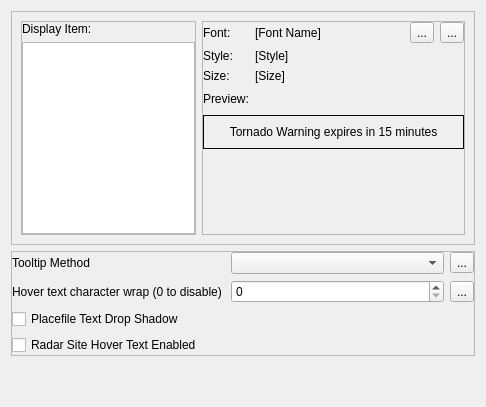
         <widget class="QWidget" name="text">
          <layout class="QVBoxLayout" name="verticalLayout_5">
           <item>
            <widget class="QFrame" name="frame_4">
             <property name="frameShape">
              <enum>QFrame::Shape::StyledPanel</enum>
             </property>
             <property name="frameShadow">
              <enum>QFrame::Shadow::Plain</enum>
             </property>
             <layout class="QGridLayout" name="gridLayout_8" columnstretch="2,3">
              <item row="0" column="0">
               <widget class="QFrame" name="frame_5">
                <property name="frameShape">
                 <enum>QFrame::Shape::StyledPanel</enum>
                </property>
                <property name="frameShadow">
                 <enum>QFrame::Shadow::Raised</enum>
                </property>
                <layout class="QGridLayout" name="gridLayout_9">
                 <property name="leftMargin">
                  <number>0</number>
                 </property>
                 <property name="topMargin">
                  <number>0</number>
                 </property>
                 <property name="rightMargin">
                  <number>0</number>
                 </property>
                 <property name="bottomMargin">
                  <number>0</number>
                 </property>
                 <item row="0" column="0" colspan="2">
                  <widget class="QLabel" name="label_10">
                   <property name="text">
                    <string>Display Item:</string>
                   </property>
                  </widget>
                 </item>
                 <item row="1" column="0" colspan="2">
                  <widget class="QListView" name="fontListView"/>
                 </item>
                </layout>
               </widget>
              </item>
              <item row="0" column="1">
               <widget class="QFrame" name="frame_6">
                <property name="frameShape">
                 <enum>QFrame::Shape::StyledPanel</enum>
                </property>
                <property name="frameShadow">
                 <enum>QFrame::Shadow::Raised</enum>
                </property>
                <layout class="QGridLayout" name="gridLayout_6">
                 <property name="leftMargin">
                  <number>0</number>
                 </property>
                 <property name="topMargin">
                  <number>0</number>
                 </property>
                 <property name="rightMargin">
                  <number>0</number>
                 </property>
                 <property name="bottomMargin">
                  <number>0</number>
                 </property>
                 <item row="8" column="0">
                  <spacer name="verticalSpacer_5">
                   <property name="orientation">
                    <enum>Qt::Orientation::Vertical</enum>
                   </property>
                   <property name="sizeHint" stdset="0">
                    <size>
                     <width>20</width>
                     <height>40</height>
                    </size>
                   </property>
                  </spacer>
                 </item>
                 <item row="7" column="0" colspan="5">
                  <widget class="QFrame" name="frame_7">
                   <property name="frameShape">
                    <enum>QFrame::Shape::Panel</enum>
                   </property>
                   <property name="frameShadow">
                    <enum>QFrame::Shadow::Plain</enum>
                   </property>
                   <layout class="QVBoxLayout" name="verticalLayout_7">
                    <item>
                     <widget class="QLabel" name="fontPreviewLabel">
                      <property name="text">
                       <string>Tornado Warning expires in 15 minutes</string>
                      </property>
                      <property name="alignment">
                       <set>Qt::AlignmentFlag::AlignCenter</set>
                      </property>
                      <property name="wordWrap">
                       <bool>true</bool>
                      </property>
                     </widget>
                    </item>
                   </layout>
                  </widget>
                 </item>
                 <item row="0" column="3">
                  <widget class="QToolButton" name="fontSelectButton">
                   <property name="text">
                    <string>...</string>
                   </property>
                  </widget>
                 </item>
                 <item row="3" column="2">
                  <widget class="QLabel" name="fontStyleLabel">
                   <property name="text">
                    <string>[Style]</string>
                   </property>
                  </widget>
                 </item>
                 <item row="0" column="2">
                  <widget class="QLabel" name="fontNameLabel">
                   <property name="text">
                    <string>[Font Name]</string>
                   </property>
                  </widget>
                 </item>
                 <item row="5" column="2">
                  <widget class="QLabel" name="fontSizeLabel">
                   <property name="text">
                    <string>[Size]</string>
                   </property>
                  </widget>
                 </item>
                 <item row="0" column="0">
                  <widget class="QLabel" name="label_11">
                   <property name="text">
                    <string>Font:</string>
                   </property>
                  </widget>
                 </item>
                 <item row="3" column="0">
                  <widget class="QLabel" name="label_15">
                   <property name="text">
                    <string>Style:</string>
                   </property>
                  </widget>
                 </item>
                 <item row="5" column="0">
                  <widget class="QLabel" name="label_18">
                   <property name="text">
                    <string>Size:</string>
                   </property>
                  </widget>
                 </item>
                 <item row="6" column="0" colspan="2">
                  <widget class="QLabel" name="label_13">
                   <property name="text">
                    <string>Preview:</string>
                   </property>
                  </widget>
                 </item>
                 <item row="6" column="2">
                  <spacer name="horizontalSpacer">
                   <property name="orientation">
                    <enum>Qt::Orientation::Horizontal</enum>
                   </property>
                   <property name="sizeHint" stdset="0">
                    <size>
                     <width>40</width>
                     <height>20</height>
                    </size>
                   </property>
                  </spacer>
                 </item>
                 <item row="0" column="4">
                  <widget class="QToolButton" name="resetFontButton">
                   <property name="text">
                    <string>...</string>
                   </property>
                   <property name="icon">
                    <iconset resource="../../../../scwx-qt.qrc">
                     <normaloff>:/res/icons/font-awesome-6/rotate-left-solid.svg</normaloff>:/res/icons/font-awesome-6/rotate-left-solid.svg</iconset>
                   </property>
                  </widget>
                 </item>
                </layout>
               </widget>
              </item>
             </layout>
            </widget>
           </item>
           <item>
            <widget class="QFrame" name="frame_3">
             <property name="frameShape">
              <enum>QFrame::Shape::StyledPanel</enum>
             </property>
             <property name="frameShadow">
              <enum>QFrame::Shadow::Raised</enum>
             </property>
             <layout class="QGridLayout" name="gridLayout_7">
              <property name="leftMargin">
               <number>0</number>
              </property>
              <property name="topMargin">
               <number>0</number>
              </property>
              <property name="rightMargin">
               <number>0</number>
              </property>
              <property name="bottomMargin">
               <number>0</number>
              </property>
              <item row="0" column="0">
               <widget class="QLabel" name="label_9">
                <property name="text">
                 <string>Tooltip Method</string>
                </property>
               </widget>
              </item>
              <item row="3" column="0">
               <widget class="QCheckBox" name="radarSiteHoverTextCheckBox">
                <property name="text">
                 <string>Radar Site Hover Text Enabled</string>
                </property>
               </widget>
              </item>
              <item row="0" column="2">
               <widget class="QToolButton" name="resetTooltipMethodButton">
                <property name="text">
                 <string>...</string>
                </property>
                <property name="icon">
                 <iconset resource="../../../../scwx-qt.qrc">
                  <normaloff>:/res/icons/font-awesome-6/rotate-left-solid.svg</normaloff>:/res/icons/font-awesome-6/rotate-left-solid.svg</iconset>
                </property>
               </widget>
              </item>
              <item row="1" column="1">
               <widget class="QSpinBox" name="hoverTextWrapSpinBox">
                <property name="maximum">
                 <number>999</number>
                </property>
               </widget>
              </item>
              <item row="1" column="2">
               <widget class="QToolButton" name="resetHoverTextWrapButton">
                <property name="text">
                 <string>...</string>
                </property>
                <property name="icon">
                 <iconset resource="../../../../scwx-qt.qrc">
                  <normaloff>:/res/icons/font-awesome-6/rotate-left-solid.svg</normaloff>:/res/icons/font-awesome-6/rotate-left-solid.svg</iconset>
                </property>
               </widget>
              </item>
              <item row="1" column="0">
               <widget class="QLabel" name="label_8">
                <property name="text">
                 <string>Hover text character wrap (0 to disable)</string>
                </property>
               </widget>
              </item>
              <item row="0" column="1">
               <widget class="QComboBox" name="tooltipMethodComboBox"/>
              </item>
              <item row="2" column="0">
               <widget class="QCheckBox" name="placefileTextDropShadowCheckBox">
                <property name="text">
                 <string>Placefile Text Drop Shadow</string>
                </property>
               </widget>
              </item>
             </layout>
            </widget>
           </item>
           <item>
            <spacer name="verticalSpacer_4">
             <property name="orientation">
              <enum>Qt::Orientation::Vertical</enum>
             </property>
             <property name="sizeHint" stdset="0">
              <size>
               <width>20</width>
               <height>40</height>
              </size>
             </property>
            </spacer>
           </item>
          </layout>
         </widget>
